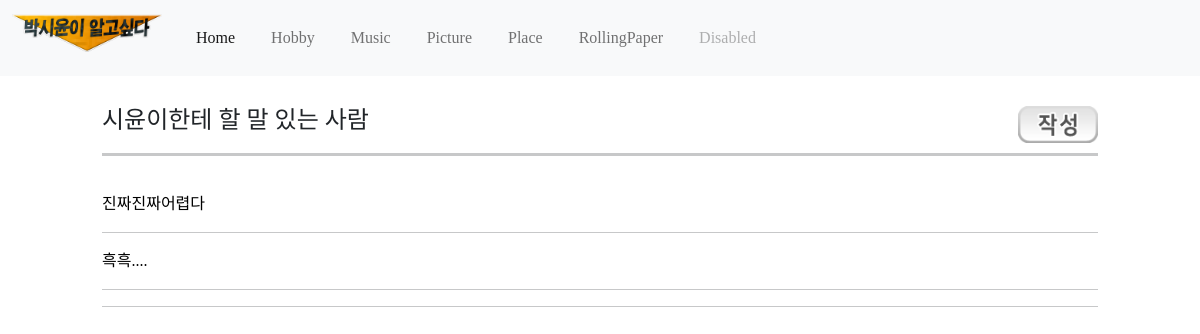
The app's page /rollingpaper/, older data.
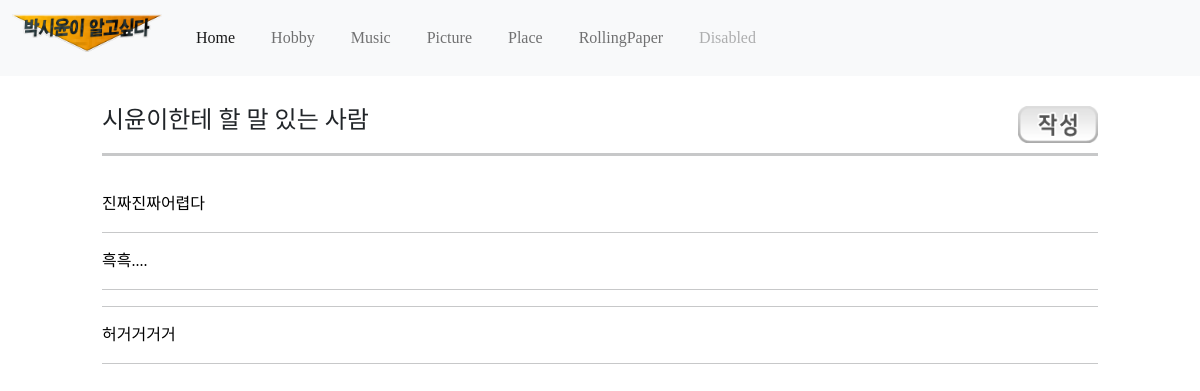
The same page, newer data.
### introduceapp/models.py (models this page shows, shortened)
class Introduce(models.Model):
    title = models.CharField(max_length = 200)
    writer = models.CharField(max_length = 100)
    date = models.DateTimeField()
    body = models.TextField()

### introduceapp/views.py (the view)
# urls.py: path('rollingpaper/', rollingpaper, name="rollingpaper"),
def rollingpaper(request):
    rollingpaper_body = Introduce.objects.all()
    return render(request, 'rollingpaper.html', {'rollingpaper_body':rollingpaper_body})

### introduceapp/templates/rollingpaper.html (shortened to what this page needs)
{% extends 'base.html' %}
{% block content %}
{% load static %}
<!DOCTYPE html>
<html lang="en">
<head>
    <link rel="stylesheet" href="{% static '../static/css/rollingpaper.css'%}">
</head>
    <div class="content">
        <div class="menutitle">
            <h4>시윤이한테 할 말 있는 사람</h4>
            <a href="{% url 'new' %}" float: right;><img src="{% static '../static/images/button2.png'%}" width="80"></a>
            <hr style="width: 100%; height: 3px;">
        </div>
        <div class="rollingpaperbody">
          {% for rollingpaper_contents in rollingpaper_body%}
            <a href="{%url 'detail' rollingpaper_contents.id%}">{{rollingpaper_contents.title}}</a>
            <hr>
          {% endfor %}
        </div>
    </div>
{% endblock %}

### introduceproject/templates/base.html (shortened to what this page needs)
<body>
    <link href="https://cdn.jsdelivr.net/npm/bootstrap@5.0.2/dist/css/bootstrap.min.css" rel="stylesheet">
    {% load static %}
    <nav class="navbar navbar-expand-lg navbar-light bg-light">
        <div class="container-fluid">
          <a class="navbar-brand" href="#"><img class="logo" src="{% static 'images/logo.png'%}" width="150"></a>
          <div class="collapse navbar-collapse" id="navbarNav">
            <ul class="navbar-nav">
              <li class="nav-item">
                <a class="nav-link active" aria-current="page" href="{%url 'home' %}">Home</a>
              </li>
              <li class="nav-item">
                <a class="nav-link" href="{%url 'hobby' %}">Hobby</a>
              </li>
              <li class="nav-item">
                <a class="nav-link" href="{%url 'music' %}">Music</a>
              </li>
              <li class="nav-item">
                <a class="nav-link" href="{%url 'picture' %}">Picture</a>
              </li>
              <li class="nav-item">
                <a class="nav-link" href="{%url 'place' %}">Place</a>
              </li>
              <li class="nav-item">
                <a class="nav-link" href="{%url 'rollingpaper' %}">RollingPaper</a>
              </li>
              <li class="nav-item">
                <a class="nav-link disabled" href="#" tabindex="-1" aria-disabled="true">Disabled</a>
              </li>
            </ul>
          </div>
        </div>
    </nav>
    <div class="container">
        {% block content %}
        {% endblock %}
    </div>
</body>

### introduceapp/static/css/rollingpaper.css (style rules this page uses)
a { text-decoration: none; color: black; }
.content { padding: 10px 30px; }
.menutitle { padding: 10px; font-size: 24px; }
.rollingpaperbody { padding: 10px; font-size: 16px; }

### introduceapp/templates/rollingpaper.html (style rules this page uses)
body { font-family: 'Pretendard-Regular'; }
.content { padding: 20px 50px; }
ul { overflow: hidden; list-style-type: none; }
li { float: left; margin: 10px; text-align: center; }
h4 { float: left; }
img { float: right; margin-bottom: 10px; }

Row changes from the older to the newer data that the page shows:
added Introduce: title "허거거거거"
